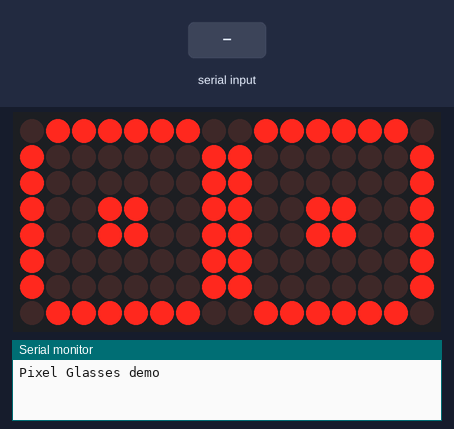
Bench run of a sketch on a simulated Arduino Uno, built with avr-gcc and run on an emulated ATmega328P. Parts: 16×8 LED matrix, the last lines printed to the serial monitor. Inputs (shaded band) come from the test bench. Random numbers use the default seed unless the sketch sets one.

Above: at 1.3 s.
1.4 s: "M" received over Serial
At 2.0 s:
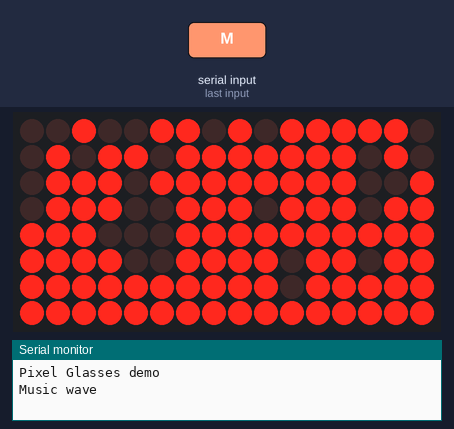
3.2 s: byte 63 ('?') received over Serial
4.9 s: "B" received over Serial
6.6 s: "T" received over Serial
At 8.9 s:
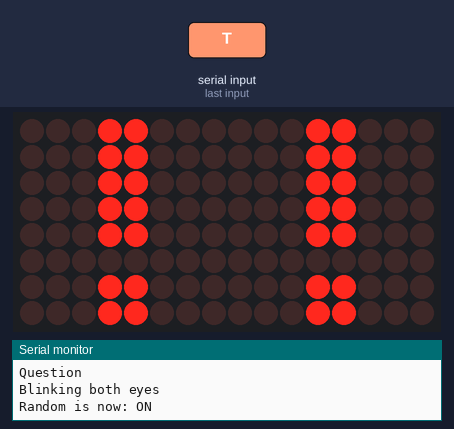
9.6 s: "L" received over Serial
At 9.86 s:
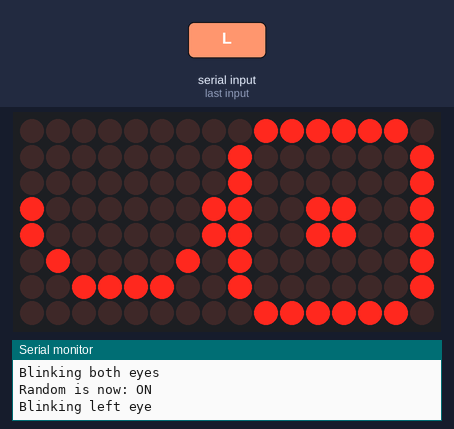
11.4 s: "R" received over Serial
At 12.35 s:
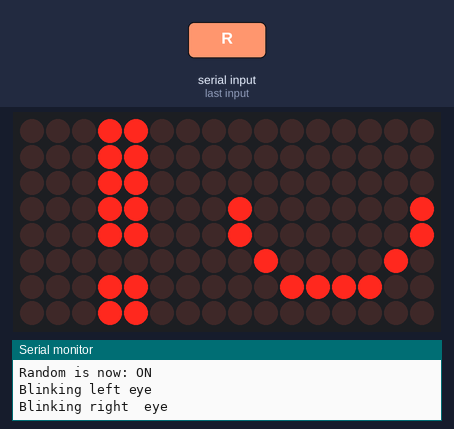
Timing chart, 0 to 14.4 s (numbered marks = the images above; inputs shaded):
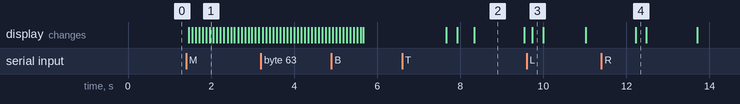

Measured:
- after the input at 1.4 s, the display: first changes after 0.07 s (image 1 shows a later state)
- what the display in image 2 shows lasts 1.2 s, from 8.3 s to 9.5 s

The sketch:

LedGoogles.ino
```cpp
#include <LedControl.h>

//#define DEBUG //Comment this to disable serial debugging
//#define JOYSTICK //Comment to disable joystick

#define DIN 8
#define CLK 10
#define CS  9
#define RX A5
#define RY A4

#define LEFT_EYE 0
#define RIGHT_EYE 1

#define LED_INTENSITY 10

#define CROSS 0
#define PUPIL 1
#define BIG_DOT 2
#define BIG_PUPIL 3
#define UWU 4
#define LINE_R 5
#define LINE_L 6
#define EYE_OPEN 7
#define EYE_CLOSED 8
#define MAX_PUPIL 9
#define QUESTION 10
#define SURPRISE 11

#define SHOW_RANDOM_POS 10
#define PATTERNS_LEN 12

static int PATTERNS[][8] = {
    {0x81,0x42,0x24,0x18,0x18,0x24,0x42,0x81}, //CROSS
    {0x00,0x18,0x24,0x42,0x42,0x24,0x18,0x00}, //PUPIL
    {0x00,0x00,0x18,0x3C,0x3C,0x18,0x00,0x00}, //BIG_DOT
    {0x00,0x3C,0x42,0x42,0x42,0x42,0x3C,0x00}, //BIG_PUPIL
    {0x00,0x18,0x3C,0x7E,0xE7,0xC3,0x00,0x00}, //UWU
    {0xC0,0xE0,0x70,0x38,0x1C,0x0E,0x07,0x03}, //LINE_R
    {0x03,0x07,0x0E,0x1C,0x38,0x70,0xE0,0xC0}, //LINE_L
    {0x00,0x3C,0x42,0x00,0x00,0x00,0x00,0x00}, //EYE_OPEN
    {0x00,0x00,0x00,0x81,0x81,0x42,0x3C,0x00}, //EYE_CLOSED
    {0x7E,0x81,0x81,0x81,0x81,0x81,0x81,0x7E}, //MAX_PUPIL
    {0x18,0x24,0x24,0x08,0x08,0x08,0x00,0x08}, //QUESTION
    {0x18,0x18,0x18,0x18,0x18,0x00,0x18,0x18}  //SURPRISE
};

int currentMask = MAX_PUPIL;
bool randomOn = false;

LedControl lc = LedControl(DIN, CLK, CS, 2);

//Auxiliar functions

void getPattern(int pattern[], int index) {
  for (int i = 0;i < 8;i++)
    pattern[i] = PATTERNS[index][i];
}

void loadPattern(int pattern[]) {
  loadPatternIntoEye(pattern, LEFT_EYE);
  loadPatternIntoEye(pattern, RIGHT_EYE);
}

void loadPatternIntoEye(int pattern[], int eye) {
  #ifdef DEBUG
    printPattern(pattern);
  #endif
  for (int i = 0;i < 8;i++)
    lc.setRow(eye,i,pattern[i]);
}

void createDotPattern(int pattern[], int x, int y) {
  //Offset
  x += 3;
  y += 4;
  //Create array
  for (int i = 0;i < 8;i++) {
    if (y == i || y == i + 1)
      pattern[i] = 0x3 << x;
    else
      pattern[i] = 0;
  }
}

void maskPattern(int pattern1[], int pattern2[]) {
  for (int i = 0;i < 8;i++)
    pattern1[i] |= pattern2[i];
}

//Joystick functions

void getPos(int &x, int &y) {
  x = map(analogRead(RX),0,1023,-3,3);
  y = map(analogRead(RY),0,1023,-3,3);
}

//Animation functions

void blinkEyes(int x, int y, int t) {
  loadPattern(PATTERNS[EYE_CLOSED]);
  delay(t);
  moveEyes(x, y);
}

void blinkEyes(int x, int y, int mask, int t) {
  loadPattern(PATTERNS[EYE_CLOSED]);
  delay(t);
  moveEyes(x, y, mask);
}

void blinkEye(int eye, int x, int y, int t) {
  loadPatternIntoEye(PATTERNS[EYE_CLOSED], eye);
  delay(t);
  moveEyes(x, y);
}

void blinkEye(int eye, int x, int y, int mask, int t) {
  loadPatternIntoEye(PATTERNS[EYE_CLOSED], eye);
  delay(t);
  moveEyes(x, y, mask);
}

void loadColumn(int pos, int val) {
  int mask;
  for (int i = 0;i < val;i++)
    mask |= 1 << i;
  if (pos < 8)
    lc.setColumn(0, pos, mask);
  else
    lc.setColumn(1, pos - 8, mask);
}

void musicWave() {
  for (int i = 0;i < 50;i++) {
    for (int pos = 0;pos < 16;pos++) {
      loadColumn(pos, 1 + random(8));
    }
    delay(50);
  }
}

/**
 * Default eyes (normal eyes that use two masks)
 */
void moveEyes(int x, int y) {
  int pattern[8], p1[8], p2[8];
  createDotPattern(pattern, x, y);

  getPattern(p1, EYE_OPEN);
  maskPattern(pattern, p1);
  getPattern(p2, EYE_CLOSED);
  maskPattern(pattern, p2);

  loadPattern(pattern);
}

/**
 * Creates eyes with an spefific mask for the circle
 */
void moveEyes(int x, int y, int m) {
  int pattern[8], mask[8];
  createDotPattern(pattern, x, y);

  getPattern(mask, m);
  maskPattern(pattern, mask);

  loadPattern(pattern);
}

void setPattern(int index) {
  loadPattern(PATTERNS[index]);
}

void angry() {
  loadPatternIntoEye(PATTERNS[LINE_R], LEFT_EYE);
  loadPatternIntoEye(PATTERNS[LINE_L], RIGHT_EYE);
}

void sad() {
  loadPatternIntoEye(PATTERNS[LINE_L], LEFT_EYE);
  loadPatternIntoEye(PATTERNS[LINE_R], RIGHT_EYE);
}

//Serial debug functions

void printPattern(int pattern[]) {
  Serial.println();
  for (int i = 0;i < 8;i++) {
    for (int b = 7;b >= 0;b--) {
      Serial.print(1 << b & pattern[i] ? "0 " : ". ");
    }
    Serial.println();
  }
}

void toggleRandomDemo() {
  randomOn = !randomOn;
  Serial.print("Random is now: ");
  Serial.println(randomOn ? "ON" : "OFF");
}

//Demo function

void showPatterns() {
  for (int i = 0;i < PATTERNS_LEN;i++) {
    setPattern(i);
    delay(1000);
  }
}

void showRandomAnimation() {
  int animation = random(7);
  switch (animation) {
      case 0:
        musicWave();
        break;
      case 1:
        setPattern(CROSS);
        delay(1500);
        break;
      case 2:
        angry();
        delay(1500);
        break;
      case 3:
        sad();
        delay(1500);
        break;
      case 4:
        setPattern(UWU);
        delay(1500);
        break;
      case 5:
        setPattern(SURPRISE);
        delay(1000);
        break;
      case 6:
        setPattern(QUESTION);
        delay(2000);
        break;
    }
}

void setup() {
  randomSeed(analogRead(0));
  #ifdef JOYSTICK
    pinMode(RX, INPUT);
    pinMode(RY, INPUT);
  #endif
  //Setup Led display
  lc.shutdown(0,false);
  lc.shutdown(1,false);
  lc.setIntensity(0, LED_INTENSITY);
  lc.setIntensity(1, LED_INTENSITY);
  lc.clearDisplay(0);
  lc.clearDisplay(1);
  //Setup serial communciation
  Serial.begin(9600);
  Serial.println("Pixel Glasses demo");
}

void loop() {
  //Normal operation, it just moves de eyes around using the joystick
  int x, y;
  #ifdef JOYSTICK
    getPos(x, y);
  #endif
  //Maybe in will set a random pattern
  int r = random(100);
  if (r < SHOW_RANDOM_POS && randomOn)
    showRandomAnimation();
  else
    moveEyes(x, y, currentMask); //X and y are swapped
  delay(200);
}

void serialEvent() {
  while (Serial.available()) {
    char inChar = (char) Serial.read();
    int x = 0, y = 0;
    #ifdef JOYSTICK
      getPos(x, y);
    #endif
    switch (inChar) {
      case 'T':
        toggleRandomDemo();
        break;
      case 'M':
        Serial.println("Music wave");
        musicWave();
        break;
      case 'B': //Blink both eyes
        Serial.println("Blinking both eyes");
        blinkEyes(x, y, currentMask, 250);
        break;
      case 'L':
        Serial.println("Blinking left eye");
        blinkEye(LEFT_EYE, x, y, currentMask, 250);
        break;
      case 'R':
        Serial.println("Blinking right  eye");
        blinkEye(RIGHT_EYE, x, y, currentMask, 250);
        break;
      case 'D':
        Serial.println("Dead");
        setPattern(CROSS);
        delay(1500);
        break;
      case 'A':
        Serial.println("Angry");
        angry();
        delay(1500);
        break;
      case 'S':
        Serial.println("Sad");
        sad();
        delay(1500);
        break;
      case 'U':
        Serial.println("UWU");
        setPattern(UWU);
        delay(1500);
        break;
      case '!':
        Serial.println("Surprise");
        setPattern(SURPRISE);
        delay(1000);
        break;
      case '?':
        Serial.println("Question");
        setPattern(QUESTION);
        delay(2000);
        break;
      default:
        Serial.println("Unknown command");
    }
  }
}
```
